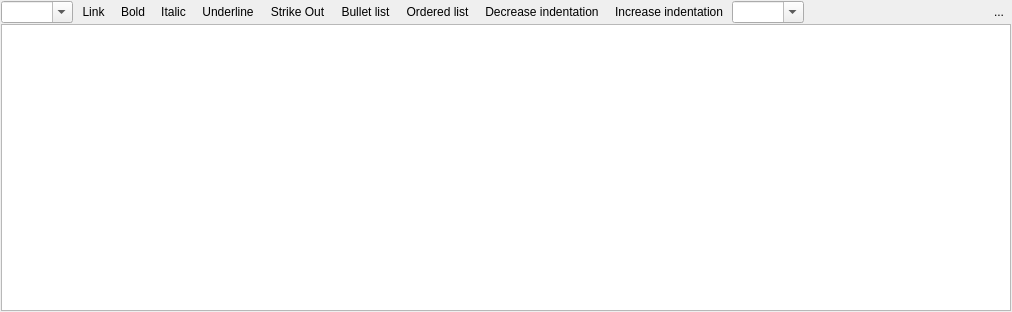
<?xml version="1.0" encoding="UTF-8"?>
<ui version="4.0">
 <class>MRichTextEdit</class>
 <widget class="QWidget" name="MRichTextEdit">
  <property name="geometry">
   <rect>
    <x>0</x>
    <y>0</y>
    <width>1012</width>
    <height>312</height>
   </rect>
  </property>
  <property name="windowTitle">
   <string notr="true"/>
  </property>
  <layout class="QVBoxLayout" name="verticalLayout">
   <property name="spacing">
    <number>1</number>
   </property>
   <property name="leftMargin">
    <number>1</number>
   </property>
   <property name="topMargin">
    <number>1</number>
   </property>
   <property name="rightMargin">
    <number>1</number>
   </property>
   <property name="bottomMargin">
    <number>1</number>
   </property>
   <item>
    <widget class="QWidget" name="f_toolbar" native="true">
     <layout class="QHBoxLayout" name="horizontalLayout">
      <property name="spacing">
       <number>2</number>
      </property>
      <property name="leftMargin">
       <number>0</number>
      </property>
      <property name="topMargin">
       <number>0</number>
      </property>
      <property name="rightMargin">
       <number>0</number>
      </property>
      <property name="bottomMargin">
       <number>0</number>
      </property>
      <item>
       <widget class="QComboBox" name="f_paragraph">
        <property name="focusPolicy">
         <enum>Qt::ClickFocus</enum>
        </property>
        <property name="toolTip">
         <string>Paragraph formatting</string>
        </property>
        <property name="editable">
         <bool>true</bool>
        </property>
       </widget>
      </item>
      <item>
       <widget class="QToolButton" name="f_link">
        <property name="focusPolicy">
         <enum>Qt::ClickFocus</enum>
        </property>
        <property name="toolTip">
         <string>Link (CTRL+L)</string>
        </property>
        <property name="text">
         <string>Link</string>
        </property>
        <property name="icon">
         <iconset theme="applications-internet">
          <normaloff>.</normaloff>.</iconset>
        </property>
        <property name="iconSize">
         <size>
          <width>16</width>
          <height>16</height>
         </size>
        </property>
        <property name="checkable">
         <bool>true</bool>
        </property>
        <property name="autoRaise">
         <bool>true</bool>
        </property>
       </widget>
      </item>
      <item>
       <widget class="QToolButton" name="f_bold">
        <property name="focusPolicy">
         <enum>Qt::ClickFocus</enum>
        </property>
        <property name="toolTip">
         <string notr="true">Bold (CTRL+B)</string>
        </property>
        <property name="text">
         <string>Bold</string>
        </property>
        <property name="icon">
         <iconset theme="format-text-bold">
          <normaloff>.</normaloff>.</iconset>
        </property>
        <property name="iconSize">
         <size>
          <width>16</width>
          <height>16</height>
         </size>
        </property>
        <property name="checkable">
         <bool>true</bool>
        </property>
        <property name="autoRaise">
         <bool>true</bool>
        </property>
       </widget>
      </item>
      <item>
       <widget class="QToolButton" name="f_italic">
        <property name="focusPolicy">
         <enum>Qt::ClickFocus</enum>
        </property>
        <property name="toolTip">
         <string>Italic (CTRL+I)</string>
        </property>
        <property name="text">
         <string>Italic</string>
        </property>
        <property name="icon">
         <iconset theme="format-text-italic">
          <normaloff>.</normaloff>.</iconset>
        </property>
        <property name="iconSize">
         <size>
          <width>16</width>
          <height>16</height>
         </size>
        </property>
        <property name="checkable">
         <bool>true</bool>
        </property>
        <property name="autoRaise">
         <bool>true</bool>
        </property>
       </widget>
      </item>
      <item>
       <widget class="QToolButton" name="f_underline">
        <property name="focusPolicy">
         <enum>Qt::ClickFocus</enum>
        </property>
        <property name="toolTip">
         <string>Underline (CTRL+U)</string>
        </property>
        <property name="text">
         <string>Underline</string>
        </property>
        <property name="icon">
         <iconset theme="format-text-underline">
          <normaloff>.</normaloff>.</iconset>
        </property>
        <property name="iconSize">
         <size>
          <width>16</width>
          <height>16</height>
         </size>
        </property>
        <property name="checkable">
         <bool>true</bool>
        </property>
        <property name="autoRaise">
         <bool>true</bool>
        </property>
       </widget>
      </item>
      <item>
       <widget class="QToolButton" name="f_strikeout">
        <property name="text">
         <string>Strike Out</string>
        </property>
        <property name="checkable">
         <bool>true</bool>
        </property>
        <property name="autoRaise">
         <bool>true</bool>
        </property>
       </widget>
      </item>
      <item>
       <widget class="QToolButton" name="f_list_bullet">
        <property name="focusPolicy">
         <enum>Qt::ClickFocus</enum>
        </property>
        <property name="toolTip">
         <string>Bullet list (CTRL+-)</string>
        </property>
        <property name="text">
         <string>Bullet list</string>
        </property>
        <property name="iconSize">
         <size>
          <width>16</width>
          <height>16</height>
         </size>
        </property>
        <property name="checkable">
         <bool>true</bool>
        </property>
        <property name="autoRaise">
         <bool>true</bool>
        </property>
       </widget>
      </item>
      <item>
       <widget class="QToolButton" name="f_list_ordered">
        <property name="focusPolicy">
         <enum>Qt::ClickFocus</enum>
        </property>
        <property name="toolTip">
         <string>Ordered list (CTRL+=)</string>
        </property>
        <property name="text">
         <string>Ordered list</string>
        </property>
        <property name="iconSize">
         <size>
          <width>16</width>
          <height>16</height>
         </size>
        </property>
        <property name="checkable">
         <bool>true</bool>
        </property>
        <property name="autoRaise">
         <bool>true</bool>
        </property>
       </widget>
      </item>
      <item>
       <widget class="QToolButton" name="f_indent_dec">
        <property name="focusPolicy">
         <enum>Qt::ClickFocus</enum>
        </property>
        <property name="toolTip">
         <string>Decrease indentation (CTRL+,)</string>
        </property>
        <property name="text">
         <string>Decrease indentation</string>
        </property>
        <property name="icon">
         <iconset theme="format-indent-less">
          <normaloff>.</normaloff>.</iconset>
        </property>
        <property name="iconSize">
         <size>
          <width>16</width>
          <height>16</height>
         </size>
        </property>
        <property name="autoRaise">
         <bool>true</bool>
        </property>
       </widget>
      </item>
      <item>
       <widget class="QToolButton" name="f_indent_inc">
        <property name="focusPolicy">
         <enum>Qt::ClickFocus</enum>
        </property>
        <property name="toolTip">
         <string>Increase indentation (CTRL+.)</string>
        </property>
        <property name="text">
         <string>Increase indentation</string>
        </property>
        <property name="icon">
         <iconset theme="format-indent-more">
          <normaloff>.</normaloff>.</iconset>
        </property>
        <property name="iconSize">
         <size>
          <width>16</width>
          <height>16</height>
         </size>
        </property>
        <property name="autoRaise">
         <bool>true</bool>
        </property>
       </widget>
      </item>
      <item>
       <widget class="QComboBox" name="f_fontsize">
        <property name="focusPolicy">
         <enum>Qt::ClickFocus</enum>
        </property>
        <property name="toolTip">
         <string>Font size</string>
        </property>
        <property name="editable">
         <bool>true</bool>
        </property>
       </widget>
      </item>
      <item>
       <spacer name="horizontalSpacer">
        <property name="orientation">
         <enum>Qt::Horizontal</enum>
        </property>
        <property name="sizeHint" stdset="0">
         <size>
          <width>40</width>
          <height>20</height>
         </size>
        </property>
       </spacer>
      </item>
      <item>
       <widget class="QToolButton" name="f_menu">
        <property name="text">
         <string>...</string>
        </property>
        <property name="autoRaise">
         <bool>true</bool>
        </property>
       </widget>
      </item>
     </layout>
     <zorder>f_paragraph</zorder>
     <zorder>f_link</zorder>
     <zorder>f_italic</zorder>
     <zorder>f_underline</zorder>
     <zorder>f_fontsize</zorder>
     <zorder>f_list_bullet</zorder>
     <zorder>f_list_ordered</zorder>
     <zorder>f_indent_dec</zorder>
     <zorder>f_indent_inc</zorder>
     <zorder>f_bold</zorder>
     <zorder>f_strikeout</zorder>
     <zorder>f_menu</zorder>
    </widget>
   </item>
   <item>
    <widget class="MTextEdit" name="f_textedit">
     <property name="autoFormatting">
      <set>QTextEdit::AutoNone</set>
     </property>
     <property name="tabChangesFocus">
      <bool>true</bool>
     </property>
    </widget>
   </item>
  </layout>
 </widget>
 <customwidgets>
  <customwidget>
   <class>MTextEdit</class>
   <extends>QTextEdit</extends>
   <header>mtextedit.h</header>
  </customwidget>
 </customwidgets>
 <tabstops>
  <tabstop>f_textedit</tabstop>
  <tabstop>f_strikeout</tabstop>
  <tabstop>f_menu</tabstop>
 </tabstops>
 <resources/>
 <connections/>
</ui>
